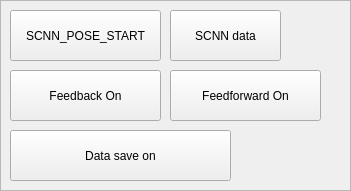
     <widget class="QFrame" name="frame_7">
      <property name="geometry">
       <rect>
        <x>640</x>
        <y>730</y>
        <width>351</width>
        <height>191</height>
       </rect>
      </property>
      <property name="frameShape">
       <enum>QFrame::StyledPanel</enum>
      </property>
      <property name="frameShadow">
       <enum>QFrame::Raised</enum>
      </property>
      <widget class="QPushButton" name="ik_pose_button">
       <property name="geometry">
        <rect>
         <x>10</x>
         <y>10</y>
         <width>151</width>
         <height>51</height>
        </rect>
       </property>
       <property name="text">
        <string>SCNN_POSE_START</string>
       </property>
      </widget>
      <widget class="QPushButton" name="compensation_button">
       <property name="geometry">
        <rect>
         <x>10</x>
         <y>70</y>
         <width>151</width>
         <height>51</height>
        </rect>
       </property>
       <property name="text">
        <string>Feedback On</string>
       </property>
      </widget>
      <widget class="QPushButton" name="compensation_button_2">
       <property name="geometry">
        <rect>
         <x>170</x>
         <y>70</y>
         <width>151</width>
         <height>51</height>
        </rect>
       </property>
       <property name="text">
        <string>Feedforward On</string>
       </property>
      </widget>
      <widget class="QPushButton" name="datasave_button">
       <property name="geometry">
        <rect>
         <x>10</x>
         <y>130</y>
         <width>221</width>
         <height>51</height>
        </rect>
       </property>
       <property name="text">
        <string>Data save on</string>
       </property>
      </widget>
      <widget class="QPushButton" name="scnn_data">
       <property name="geometry">
        <rect>
         <x>170</x>
         <y>10</y>
         <width>111</width>
         <height>51</height>
        </rect>
       </property>
       <property name="text">
        <string>SCNN data</string>
       </property>
      </widget>
      <zorder>scnn_data</zorder>
      <zorder>ik_pose_button</zorder>
      <zorder>compensation_button</zorder>
      <zorder>compensation_button_2</zorder>
      <zorder>datasave_button</zorder>
     </widget>
